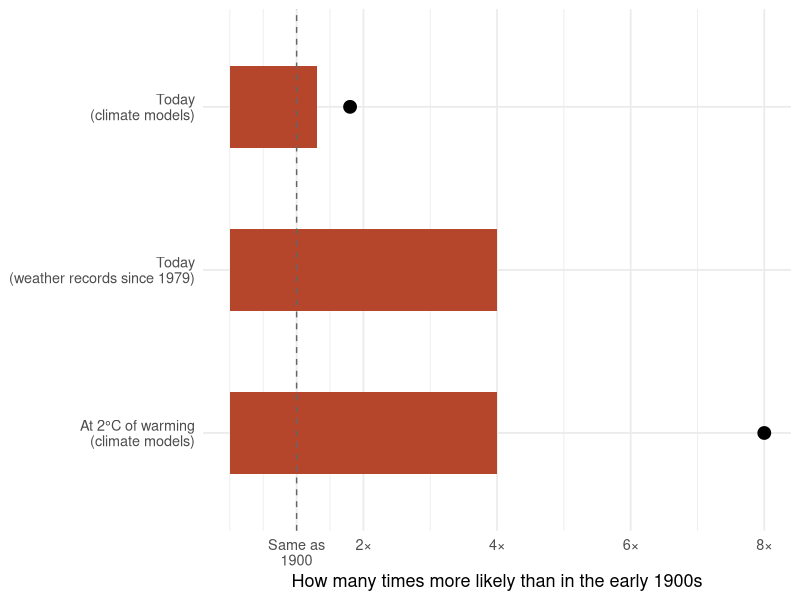

This chart was generated by the following R code:
## ---- chunk 1
#| label: setup
#| include: false
library(tidyverse)
library(knitr)
library(kableExtra)
## ---- chunk 2
#| label: fig-likelihood
#| echo: false
#| fig-cap: "Every estimate says fire weather like Black Summer is more likely than it was in the early 1900s. Bars show the smallest increase each source can confidently support, and dots show the best estimate where one exists. The weather records have no upper limit, so there is no dot for that row. Values from van Oldenborgh et al. (2021)."
#| fig-width: 8
#| fig-height: 4

likelihood <- tibble(
  estimate = c("Today\n(climate models)",
               "Today\n(weather records since 1979)",
               "At 2°C of warming\n(climate models)"),
  at_least = c(1.3, 4, 4),
  best     = c(1.8, NA, 8)
)

ggplot(likelihood, aes(x = at_least, y = fct_rev(fct_inorder(estimate)))) +
  geom_col(fill = "#b5452b", width = 0.5) +
  geom_point(aes(x = best), size = 4, na.rm = TRUE) +
  geom_vline(xintercept = 1, linetype = "dashed", colour = "grey40") +
  scale_x_continuous(breaks = c(1, 2, 4, 6, 8),
                     labels = c("Same as\n1900", "2×", "4×", "6×", "8×")) +
  labs(x = "How many times more likely than in the early 1900s",
       y = NULL) +
  theme_minimal(base_size = 13)
## ---- chunk 3
#| label: tbl-ingredients
#| echo: false
#| tbl-cap: "Heat is the ingredient that climate change has pushed hardest. Rainfall, the one most people blame, shows no long-term change the study could link to warming."

ingredients <- tibble(
  Ingredient = c("Heat", "Humidity", "Wind", "Rainfall"),
  `Why it matters for fire` = c(
    "Dries out leaves, grass and bark so they catch and burn faster",
    "Dry air pulls moisture out of fuel",
    "Pushes a fire forward and carries embers ahead of it",
    "Wet fuel is hard to ignite"
  ),
  `What changed since the early 1900s` = c(
    "The biggest single driver in most models. A heatwave like December 2019 is at least twice as likely, and weather records suggest about ten times",
    "Drier air added to the risk, and was the main driver in one of the four models",
    "Small and mixed: slightly up in some models, slightly down in others",
    "No long-term trend linked to warming. The 2019 drought was real, but more than half of it came from two natural climate patterns"
  )
)

ingredients |>
  kable() |>
  kable_classic(full_width = TRUE) |>
  row_spec(1, bold = TRUE, background = "#f3e4dc")
